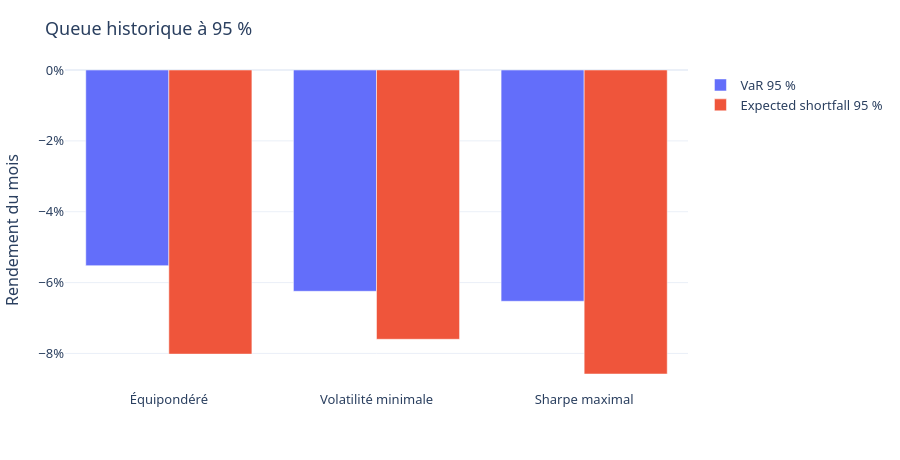
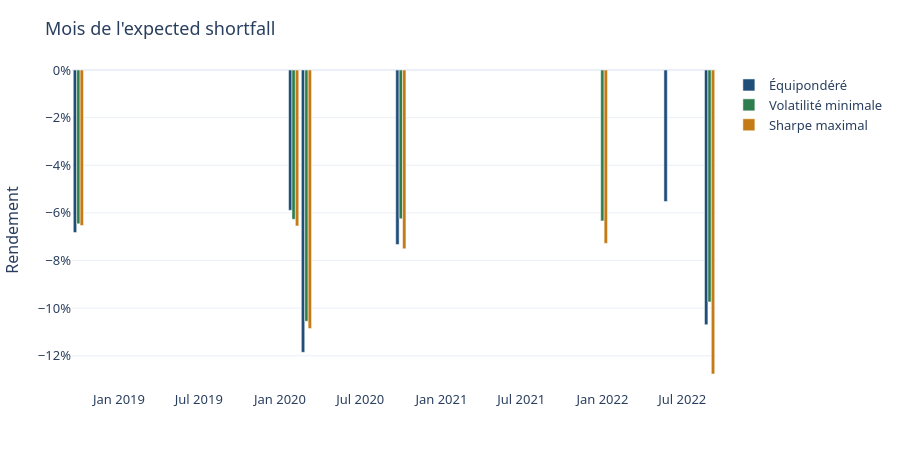

Source (notebook cell) for these figures, in order:
### Markdown cell above
## La volatilité et la queue

La volatilité mesure l'écart de tous les mois autour de leur moyenne. La VaR retient un seul rang parmi les mois les plus mauvais. L'expected shortfall moyenne ces mois. Un livre peut être le plus calme sur l'ensemble de la période et ne pas avoir la queue la plus douce.

La cellule nomme, à partir de `risk_by_strategy.csv`, le livre à la volatilité la plus basse, celui à la VaR la plus profonde, et celui à l'expected shortfall le plus doux. Elle imprime aussi, pour chaque livre, de combien l'expected shortfall est plus profond que la VaR.

Elle compte ensuite les mois de `var_tail.csv` selon le nombre de livres qui les partagent. Un mois présent dans tous les livres est une date de la liste. Un mois présent dans un seul livre tient à la règle de poids de ce livre.

### Code cell
print("Volatilité, VaR 95 % et expected shortfall 95 %.")
for strategy, label in LABELS.items():
    row = metrics.loc[metrics["strategy"].eq(strategy)].iloc[0]
    print(
        f"{label} : volatilité {percent(row['annualized_volatility'])}, "
        f"VaR {percent(row['var_95'])}, "
        f"expected shortfall {percent(row['expected_shortfall_95'])}."
    )
lowest = metrics.loc[metrics["annualized_volatility"].astype(float).idxmin()]
deepest = metrics.loc[metrics["var_95"].astype(float).idxmin()]
mildest = metrics.loc[metrics["expected_shortfall_95"].astype(float).idxmax()]
print(
    f"Volatilité la plus basse : {LABELS[lowest['strategy']]} "
    f"({percent(lowest['annualized_volatility'])})."
)
print(
    f"VaR la plus profonde : {LABELS[deepest['strategy']]} ({percent(deepest['var_95'])})."
)
print(
    f"Expected shortfall le plus doux : {LABELS[mildest['strategy']]} "
    f"({percent(mildest['expected_shortfall_95'])})."
)
if lowest["strategy"] != deepest["strategy"]:
    print("Le livre à la volatilité la plus basse n'a pas la VaR la plus profonde.")
if lowest["strategy"] == mildest["strategy"]:
    print("Le livre à la volatilité la plus basse a aussi l'expected shortfall le plus doux.")

print("Profondeur de la queue, expected shortfall contre VaR :")
for strategy, label in LABELS.items():
    row = metrics.loc[metrics["strategy"].eq(strategy)].iloc[0]
    gap = float(row["var_95"]) - float(row["expected_shortfall_95"])
    print(f"  {label} : l'expected shortfall est plus profond de {percent(gap)}.")

presence = {}
for strategy in LABELS:
    for month in tail.loc[tail["strategy"].eq(strategy), "month"].astype(str):
        presence.setdefault(month, set()).add(strategy)
print("Mois de queue selon le nombre de livres :")


def book_phrase(count, total):
    if count == total:
        return "Dans tous les livres"
    if count == 1:
        return "Dans un seul livre"
    return f"Dans {count} livres"


for count in range(len(LABELS), 0, -1):
    months = sorted(month for month, books in presence.items() if len(books) == count)
    if months:
        print(f"  {book_phrase(count, len(LABELS))} : {', '.join(months)}.")

labeled = tail.copy()
labeled["strategy"] = labeled["strategy"].map(LABELS)
metrics_labeled = metrics.copy()
metrics_labeled["strategy"] = metrics_labeled["strategy"].map(LABELS)
tail_bars(metrics_labeled).show()
tail_months(labeled).show()

### Figure 1 — Plotly figure (JSON) as saved in the notebook; plotly's stock layout.template omitted (floating-point values rounded to 4 significant figures)
{"data": [{"alignmentgroup": "True", "hovertemplate": "%{x}<br>%{y:.1%}<extra></extra>", "legendgroup": "VaR 95 %", "marker": {"color": "#636efa", "pattern": {"shape": ""}}, "name": "VaR 95 %", "offsetgroup": "VaR 95 %", "orientation": "v", "showlegend": true, "textposition": "auto", "type": "bar", "x": ["Équipondéré", "Volatilité minimale", "Sharpe maximal"], "xaxis": "x", "y": [-0.05521, -0.06245, -0.06527], "yaxis": "y"}, {"alignmentgroup": "True", "hovertemplate": "%{x}<br>%{y:.1%}<extra></extra>", "legendgroup": "Expected shortfall 95 %", "marker": {"color": "#EF553B", "pattern": {"shape": ""}}, "name": "Expected shortfall 95 %", "offsetgroup": "Expected shortfall 95 %", "orientation": "v", "showlegend": true, "textposition": "auto", "type": "bar", "x": ["Équipondéré", "Volatilité minimale", "Sharpe maximal"], "xaxis": "x", "y": [-0.08018, -0.076, -0.0858], "yaxis": "y"}], "layout": {"barmode": "group", "font": {"family": "Segoe UI, sans-serif", "size": 13}, "height": 460, "legend": {"title": {"text": ""}, "tracegroupgap": 0}, "margin": {"b": 70, "l": 60, "r": 30, "t": 70}, "title": {"text": "Queue historique à 95 %"}, "xaxis": {"anchor": "y", "categoryarray": ["Équipondéré", "Volatilité minimale", "Sharpe maximal", "Fonds iShares"], "categoryorder": "array", "domain": [0, 1], "title": {"text": ""}}, "yaxis": {"anchor": "x", "domain": [0, 1], "tickformat": ".0%", "title": {"text": "Rendement du mois"}}}}

### Figure 2 — Plotly figure (JSON) as saved in the notebook; plotly's stock layout.template omitted (floating-point values rounded to 4 significant figures)
{"data": [{"alignmentgroup": "True", "hovertemplate": "%{x}<br>%{y:.1%}<extra>%{fullData.name}</extra>", "legendgroup": "Équipondéré", "marker": {"color": "#1f4e79", "pattern": {"shape": ""}}, "name": "Équipondéré", "offsetgroup": "Équipondéré", "orientation": "v", "showlegend": true, "textposition": "auto", "type": "bar", "x": ["2020-03", "2022-09", "2020-10", "2018-10", "2020-02", "2022-06"], "xaxis": "x", "y": [-0.1185, -0.1069, -0.07329, -0.06821, -0.0589, -0.05521], "yaxis": "y"}, {"alignmentgroup": "True", "hovertemplate": "%{x}<br>%{y:.1%}<extra>%{fullData.name}</extra>", "legendgroup": "Volatilité minimale", "marker": {"color": "#2e7d4f", "pattern": {"shape": ""}}, "name": "Volatilité minimale", "offsetgroup": "Volatilité minimale", "orientation": "v", "showlegend": true, "textposition": "auto", "type": "bar", "x": ["2020-03", "2022-09", "2018-10", "2022-01", "2020-02", "2020-10"], "xaxis": "x", "y": [-0.1055, -0.09738, -0.0646, -0.06335, -0.0627, -0.06245], "yaxis": "y"}, {"alignmentgroup": "True", "hovertemplate": "%{x}<br>%{y:.1%}<extra>%{fullData.name}</extra>", "legendgroup": "Sharpe maximal", "marker": {"color": "#c47b17", "pattern": {"shape": ""}}, "name": "Sharpe maximal", "offsetgroup": "Sharpe maximal", "orientation": "v", "showlegend": true, "textposition": "auto", "type": "bar", "x": ["2022-09", "2020-03", "2020-10", "2022-01", "2020-02", "2018-10"], "xaxis": "x", "y": [-0.1276, -0.1085, -0.07505, -0.07279, -0.0655, -0.06527], "yaxis": "y"}], "layout": {"barmode": "group", "font": {"family": "Segoe UI, sans-serif", "size": 13}, "height": 460, "legend": {"title": {"text": ""}, "tracegroupgap": 0}, "margin": {"b": 70, "l": 60, "r": 30, "t": 70}, "title": {"text": "Mois de l'expected shortfall"}, "xaxis": {"anchor": "y", "domain": [0, 1], "title": {"text": ""}}, "yaxis": {"anchor": "x", "domain": [0, 1], "tickformat": ".0%", "title": {"text": "Rendement"}}}}
